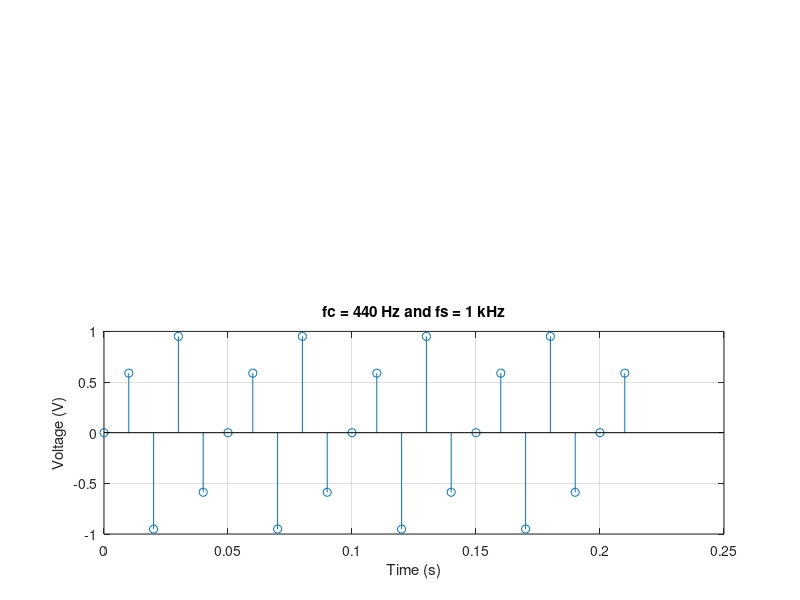

MATLAB code for this plot:
f=140;
tp=1/f;
fs=100;
ts=1/fs ;
% signal frequency in continuous time
% time period
% sampling frequency
% sampling Time
t=0:ts:30*tp;
x=sin(2*pi*f*t)
subplot(2,1,2)
stem(t,x)
title('fc = 440 Hz and fs = 1 kHz')
xlabel('Time (s)');
ylabel('Voltage (V)');
grid on
